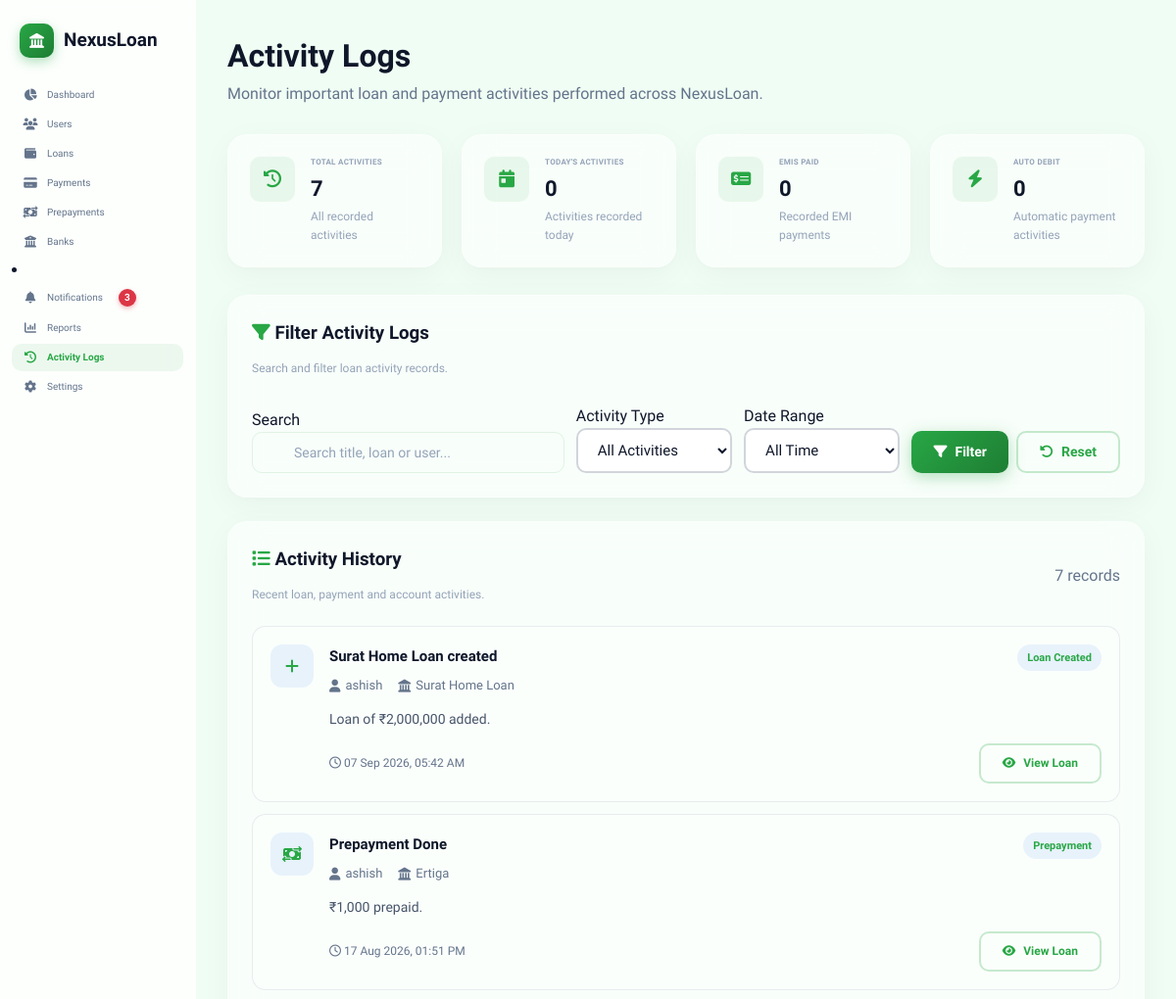
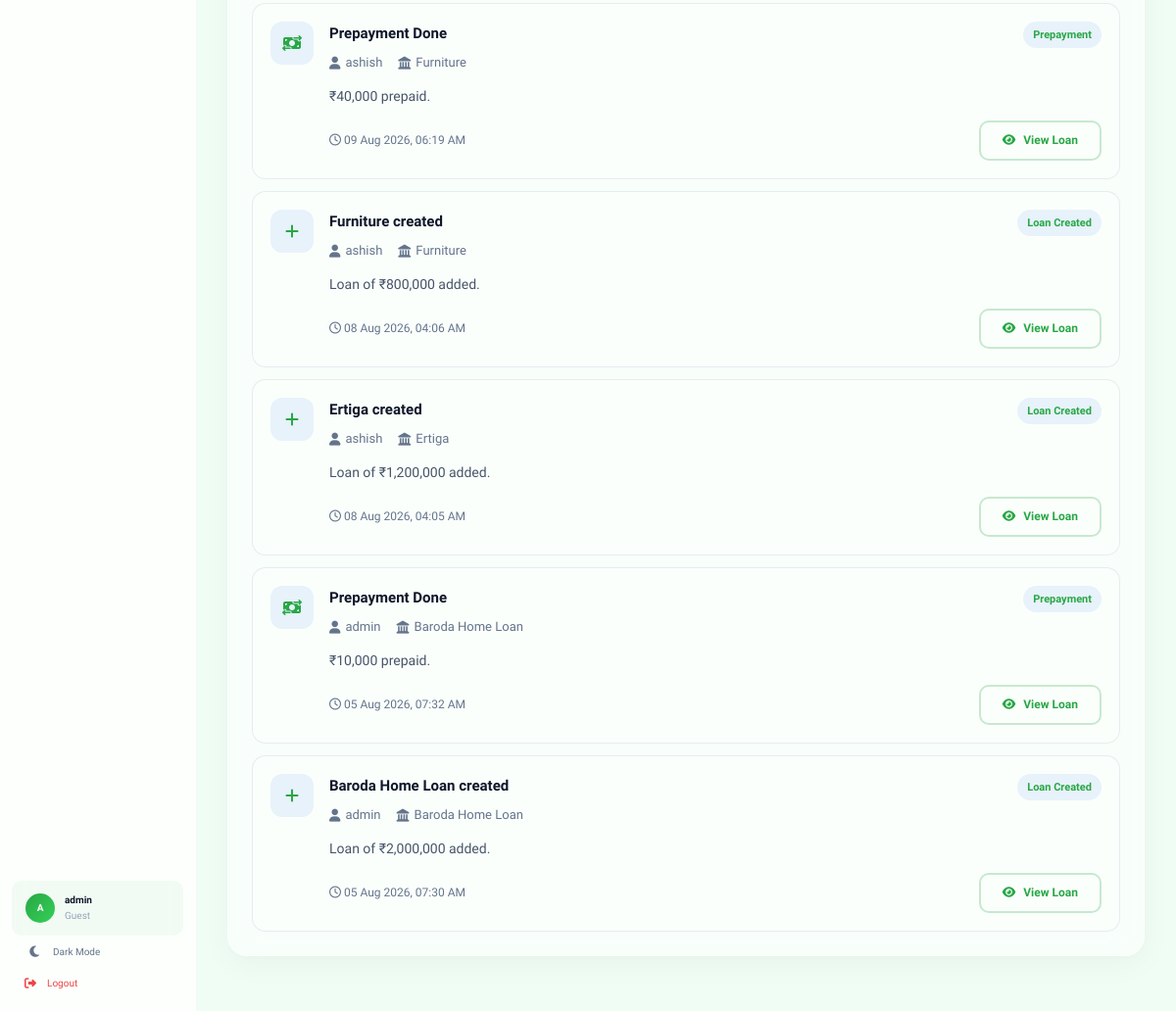
/activity-logs/ (signed in), run on an earlier commit of the app's database (2 pictures, top to bottom).
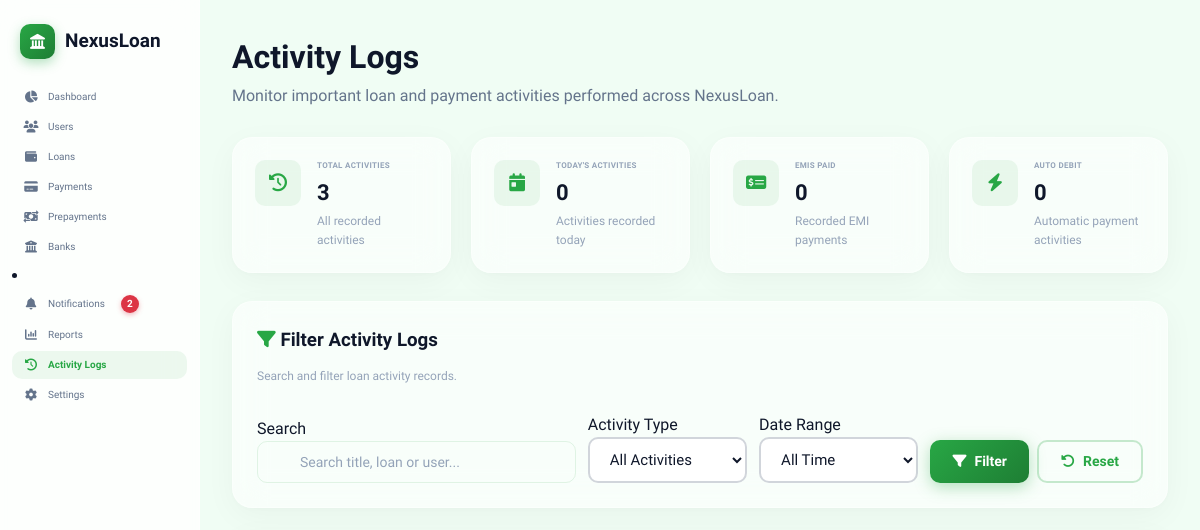
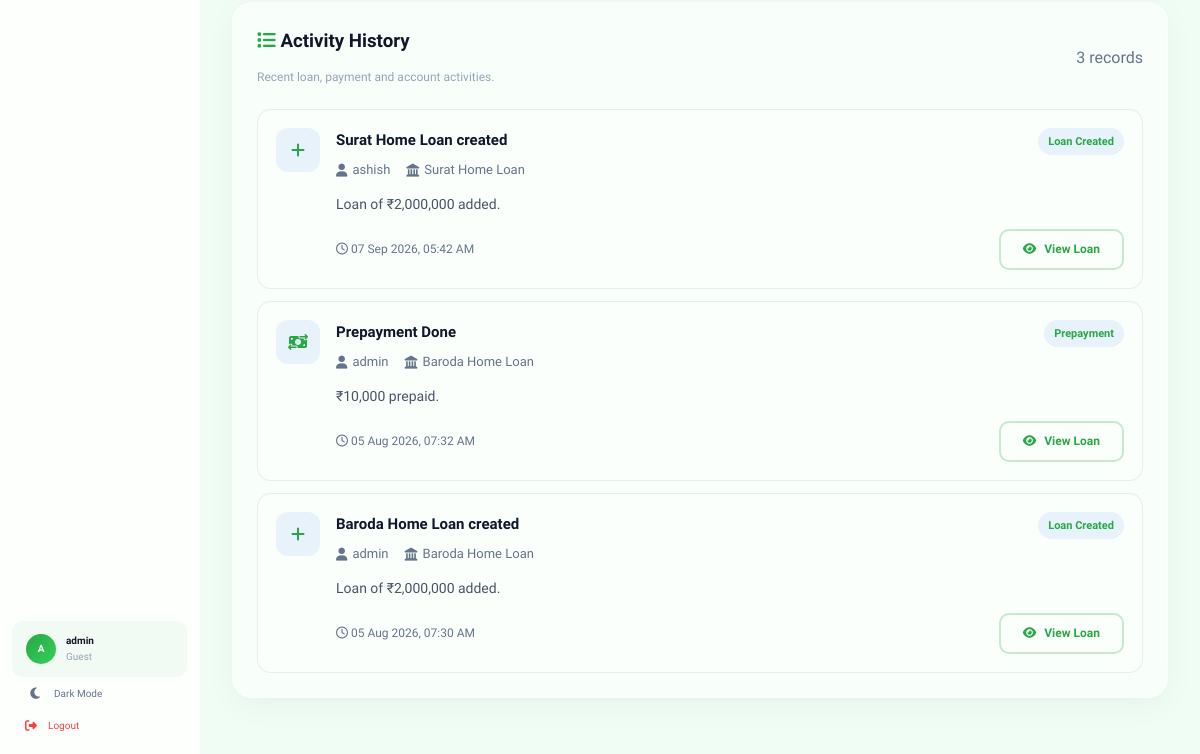
And on a later commit of the database (2 pictures, top to bottom).
### dashboard/models.py (models this page shows, shortened)
class ActivityLog(models.Model):
    ACTIONS = [
        ("loan_created", "Loan Created"),
        ("loan_closed", "Loan Closed"),
        ("emi_paid", "EMI Paid"),
        ("prepayment", "Prepayment"),
        ("loan_updated", "Loan Updated"),
        ("auto_debit", "Auto Debit"),
    ]
    user = models.ForeignKey(User, on_delete=models.CASCADE, related_name="activities")
    loan = models.ForeignKey(
        Loan, on_delete=models.CASCADE, null=True, blank=True, related_name="activities"
    )
    action = models.CharField(max_length=40, choices=ACTIONS)
    title = models.CharField(max_length=150)
    description = models.TextField(blank=True)
    created_at = models.DateTimeField(auto_now_add=True)
    class Meta:
        ordering = ["-created_at"]

### loans/models.py (models this page shows, shortened)
class Loan(models.Model):
    STATUS_CHOICES = [
        ("active", "Active"),
        ("closed", "Closed"),
        ("default", "Default"),
    ]
    LOAN_TYPE_CHOICES = [
        ("home", "Home Loan"),
        ("car", "Car Loan"),
        ("education", "Education Loan"),
        ("personal", "Personal Loan"),
        ("business", "Business Loan"),
        ("gold", "Gold Loan"),
        ("other", "Other"),
    ]
    EMI_FREQUENCY_CHOICES = [
        ("monthly", "Monthly"),
        ("quarterly", "Quarterly"),
        ("half_yearly", "Half Yearly"),
        ("yearly", "Yearly"),
    ]
    user = models.ForeignKey(
        settings.AUTH_USER_MODEL, on_delete=models.CASCADE, related_name="loans"
    )
    loan_name = models.CharField(max_length=200)
    loan_type = models.CharField(
        max_length=20, choices=LOAN_TYPE_CHOICES, default="home"
    )
    amount = models.DecimalField(max_digits=15, decimal_places=2)
    interest_rate = models.DecimalField(max_digits=5, decimal_places=2)
    tenure_years = models.PositiveIntegerField()
    emi = models.DecimalField(max_digits=15, decimal_places=2)
    start_date = models.DateField()
    first_emi_date = models.DateField(
        null=True,
        blank=True,
        help_text="Date on which first EMI will be deducted.",
    )
    emi_frequency = models.CharField(
        max_length=20, choices=EMI_FREQUENCY_CHOICES, default="monthly"
    )
    auto_debit = models.BooleanField(
        default=True, help_text="Automatically deduct EMI on due date."
    )
    status = models.CharField(max_length=20, choices=STATUS_CHOICES, default="active")
    closed_date = models.DateField(null=True, blank=True)
    remaining_balance = models.DecimalField(max_digits=15, decimal_places=2, default=0)
    total_interest_paid = models.DecimalField(
        max_digits=15, decimal_places=2, default=0
    )
    is_public = models.BooleanField(
        default=False, help_text="Make visible to lenders for investment"
    )
    funded_amount = models.DecimalField(max_digits=15, decimal_places=2, default=0)
    created_at = models.DateTimeField(auto_now_add=True)
    updated_at = models.DateTimeField(auto_now=True)
    class Meta:
        ordering = ["-created_at"]
        verbose_name = "Loan"
        verbose_name_plural = "Loans"

### loans/views.py (the view, shortened to what this page needs)
@login_required
def activity_logs_dashboard(request):
    if not request.user.is_staff:
        return redirect("dashboard")
    logs = (
        ActivityLog.objects.filter(user__isnull=False)
        .select_related("user", "loan")
        .order_by("-created_at")
    )
    search = request.GET.get("search", "").strip()
    action = request.GET.get("action", "").strip()
    date_range = request.GET.get("date_range", "").strip()
    if action:
        logs = logs.filter(action=action)
    today = timezone.localdate()
    if date_range == "today":
        logs = logs.filter(created_at__date=today)
    elif date_range == "7_days":
        logs = logs.filter(created_at__date__gte=today - timedelta(days=6))
    elif date_range == "30_days":
        logs = logs.filter(created_at__date__gte=today - timedelta(days=29))
    all_logs = ActivityLog.objects.all()
    total_logs = all_logs.count()
    today_logs = all_logs.filter(created_at__date=today).count()
    emi_paid_count = all_logs.filter(action="emi_paid").count()
    auto_debit_count = all_logs.filter(action="auto_debit").count()
    paginator = Paginator(logs, 20)
    page_number = request.GET.get("page")
    page_obj = paginator.get_page(page_number)
    context = {
        "page_title": "Activity Logs",
        "logs": page_obj.object_list,
        "page_obj": page_obj,
        "total_logs": total_logs,
        "today_logs": today_logs,
        "emi_paid_count": emi_paid_count,
        "auto_debit_count": auto_debit_count,
        "search": search,
        "selected_action": action,
        "selected_date_range": date_range,
        "action_choices": ActivityLog.ACTIONS,
    }
    return render(request, "loans/activity_logs_dashboard.html", context)

### loan_manager/context_processors.py (called while the page is built, shortened)
def loan_notifications(request):
    if not request.user.is_authenticated:
        return {
            "header_notifications": [],
            "header_unread_notifications": 0,
        }
    if request.user.is_staff:
        notifications = Notification.objects.select_related("loan", "user").order_by(
            "-created_at"
        )[:5]
        unread_count = Notification.objects.filter(is_read=False).count()
    return {
        "header_notifications": notifications,
        "header_unread_notifications": unread_count,
        "is_admin": request.user.is_staff,
    }

### templates/loans/activity_logs_dashboard.html (shortened to what the changed rows need)
{% extends 'app_layout.html' %}
{% load static %}
{% block app_content %}
<div class="page-header">
    <div>
        <h1>Activity Logs</h1>
    </div>
</div>
<div class="summary-grid">
    <div class="summary-card glass-card">
        <div class="sc-info">
            <span class="sc-label">Total Activities</span>
            <span class="sc-value">{{ total_logs }}</span>
            <span class="sc-sub">All recorded activities</span>
        </div>
    </div>
</div>
<div class="glass-card" style="padding:24px;margin-bottom:24px;">
    <div class="badges-header" style="margin-bottom:20px;">
        <div>
            <h3 style="margin-bottom:6px;"><i class="fas fa-list" style="color:var(--primary);"></i> Activity History</h3>
            <span class="sc-sub">Recent loan, payment and account activities.</span>
        </div>
        <span class="text-muted">
            {{ page_obj.paginator.count }} record{{ page_obj.paginator.count|pluralize }}
        </span>
    </div>
    {% if logs %}
    <div class="activity-log-list">
        {% for log in logs %}
        <div class="activity-log-item">
            <div class="activity-log-icon">
                {% if log.action == "loan_created" %}
                <i class="fas fa-plus"></i>
                {% elif log.action == "loan_closed" %}
                <i class="fas fa-circle-check"></i>
                {% elif log.action == "emi_paid" %}
                <i class="fas fa-money-check-dollar"></i>
                {% elif log.action == "prepayment" %}
                <i class="fas fa-money-bill-transfer"></i>
                {% elif log.action == "loan_updated" %}
                <i class="fas fa-pen"></i>
                {% elif log.action == "auto_debit" %}
                <i class="fas fa-bolt"></i>
                {% else %}
                <i class="fas fa-circle-info"></i>
                {% endif %}
            </div>
            <div class="activity-log-content">
                <div class="activity-log-top">
                    <div>
                        <h4>{{ log.title }}</h4>
                        <div class="activity-log-meta">
                            <span>
                                <i class="fas fa-user"></i>
                                {{ log.user.username }}
                            </span>
                            {% if log.loan %}
                            <span>
                                <i class="fas fa-landmark"></i>
                                {{ log.loan.loan_name }}
                            </span>
                            {% endif %}
                        </div>
                    </div>
                    <span class="activity-badge">{{ log.get_action_display }}</span>
                </div>
                {% if log.description %}
                <p class="activity-log-description">{{ log.description }}</p>
                {% endif %}
                <div class="activity-log-footer">
                    <span class="text-muted">
                        <i class="far fa-clock"></i>
                        {{ log.created_at|date:"d M Y, h:i A" }}
                    </span>
                    {% if log.loan %}
                    <a href="{% url 'loan_detail' log.loan.pk %}" class="btn btn-outline btn-sm">
                        <i class="fas fa-eye"></i>
                        View Loan
                    </a>
                    {% endif %}
                </div>
            </div>
        </div>
        {% endfor %}
    </div>
    {% endif %}
</div>
{% endblock %}

### templates/app_layout.html (shortened to what the changed rows need)
{% extends 'base.html' %}
{% load static %}
{% block content %}
<div class="app-layout">
    <aside class="sidebar" id="sidebar">
        <nav class="sidebar-nav">
            {% if not request.user.is_staff %}
                <a href="{% url 'loan_list' %}" class="nav-item {% if request.resolver_match.url_name == 'loan_list' %}active{% endif %}">
                    <i class="fas fa-wallet"></i>
                    <span>My Loans</span>
                </a>
                <a href="{% url 'payment_dashboard' %}" class="nav-item {% if request.resolver_match.url_name == 'payment_dashboard' %}active{% endif %}">
                    <i class="fas fa-credit-card"></i>
                    <span>Payments</span>
                </a>
                <a href="{% url 'prepayment_dashboard' %}" class="nav-item {% if request.resolver_match.url_name == 'prepayment_dashboard' %}active{% endif %}">
                    <i class="fas fa-money-bill-transfer"></i>
                    <span>Prepayments</span>
                </a>
                <a href="{% url 'documents_dashboard' %}" class="nav-item {% if request.resolver_match.url_name == 'documents_dashboard' %}active{% endif %}">
                    <i class="fas fa-folder-open"></i>
                    <span>Documents</span>
                </a>
                <li>
                    <a href="{% url 'notifications_dashboard' %}" class="nav-item {% if request.resolver_match.url_name == 'notifications_dashboard' %}active{% endif %}">
                        <i class="fas fa-bell"></i>
                        <span>Notifications</span>
                        {% if header_unread_notifications > 0 %}
                            <span class="notification-badge">{{ header_unread_notifications }}</span>
                        {% endif %}
                    </a>
                </li>
                <a href="{% url 'support_dashboard' %}" class="nav-item {% if request.resolver_match.url_name == 'support_dashboard' %}active{% endif %}">
                    <i class="fas fa-headset"></i>
                    <span>Support</span>
                </a>
                <a href="{% url 'settings_dashboard' %}" class="nav-item {% if request.resolver_match.url_name == 'settings_dashboard' %}active{% endif %}">
                    <i class="fas fa-gear"></i>
                    <span>Settings</span>
                </a>
            {% else %}
                <li>
                    <a href="{% url 'notifications_dashboard' %}" class="nav-item {% if request.resolver_match.url_name == 'notifications_dashboard' %}active{% endif %}">
                        <i class="fas fa-bell"></i>
                        <span>Notifications</span>
                        {% if header_unread_notifications > 0 %}
                            <span class="notification-badge">{{ header_unread_notifications }}</span>
                        {% endif %}
                    </a>
                </li>
            {% endif %}
        </nav>
    </aside>
    <main class="main-content">
        {% block app_content %}{% endblock %}
    </main>
</div>
{% endblock %}

What changed in the data, as far as the page shows it:
removed ActivityLog: title "Prepayment Done", user.username "ashish", loan.loan_name "Ertiga", action "Prepayment", description "₹1,000 prepaid.", created_at "17 Aug 2026, 01:51 PM", shows "View Loan"
removed ActivityLog: title "Prepayment Done", user.username "ashish", loan.loan_name "Furniture", action "Prepayment", description "₹40,000 prepaid.", created_at "09 Aug 2026, 06:19 AM", shows "View Loan"
removed ActivityLog: title "Furniture created", user.username "ashish", loan.loan_name "Furniture", action "Loan Created", description "Loan of ₹800,000 added.", created_at "08 Aug 2026, 04:06 AM", shows "View Loan"
removed ActivityLog: title "Ertiga created", user.username "ashish", loan.loan_name "Ertiga", action "Loan Created", description "Loan of ₹1,200,000 added.", created_at "08 Aug 2026, 04:05 AM", shows "View Loan"
Also different on the page:
{{ header_unread_notifications }}: "3" → "2"
{{ total_logs }}: "7" → "3"
{{ page_obj.paginator.count }}: "7" → "3"
